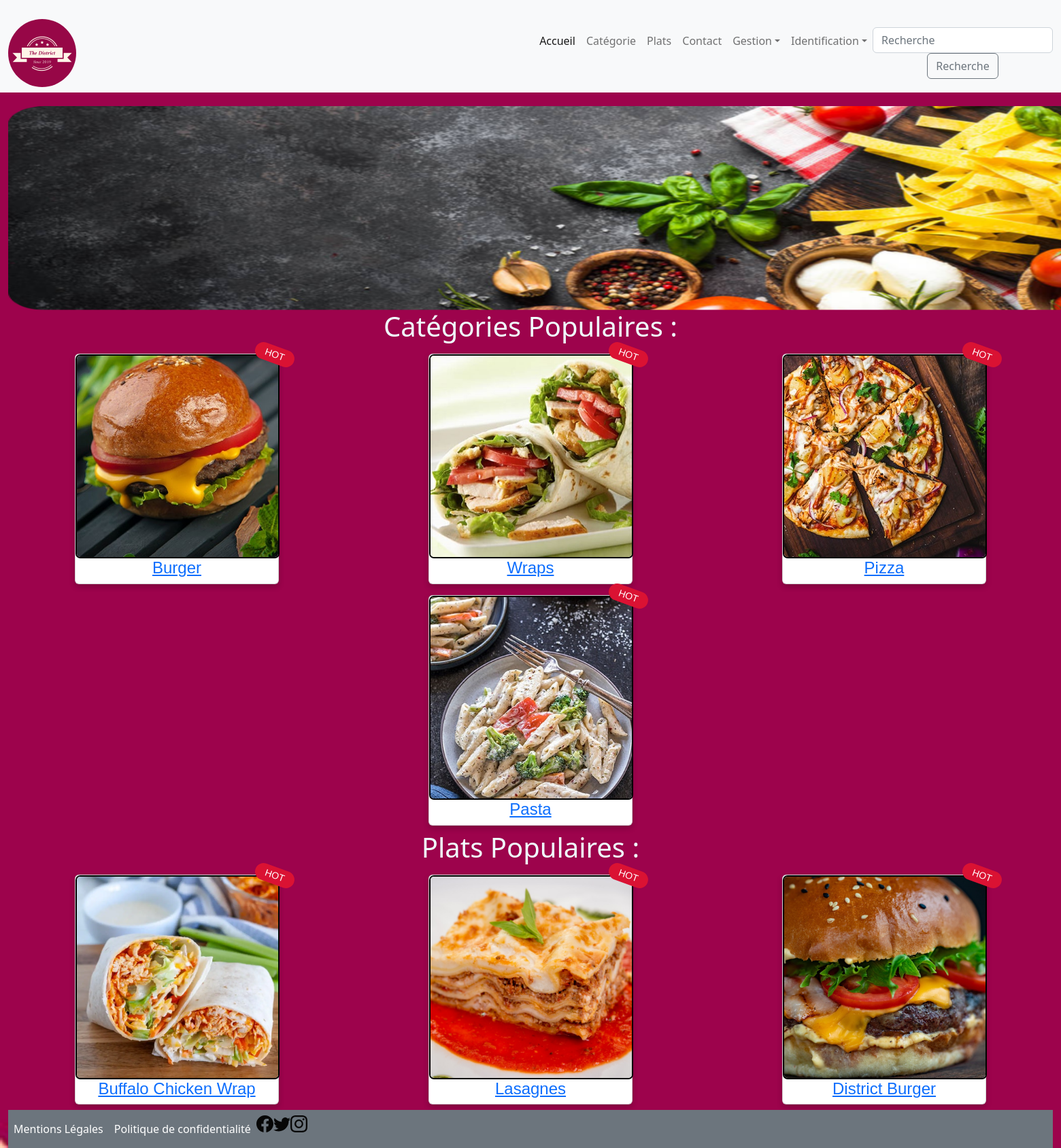
The page / on the database its author committed.
### tables this page shows
CREATE TABLE `categorie` (
  `id` int(11) NOT NULL,
  `libelle` varchar(100) NOT NULL,
  `image` varchar(255) NOT NULL,
  `active` varchar(10) NOT NULL
);

CREATE TABLE `plat` (
  `id` int(11) NOT NULL,
  `libelle` varchar(100) NOT NULL,
  `description` text NOT NULL,
  `prix` decimal(10,2) NOT NULL,
  `image` varchar(255) NOT NULL,
  `id_categorie` int(11) NOT NULL,
  `active` varchar(10) NOT NULL
);

### dao.php (called while the page is built, shortened)
<?php
function getCategorie()
{
    $db = connexionBase();
    $sql = $db->query("SELECT categorie.id, categorie.libelle, categorie.image, SUM(`quantite`)
                            FROM categorie
                        JOIN plat ON categorie.id=plat.id_categorie
                        JOIN commande On plat.id=commande.id_plat
                        GROUP BY categorie.libelle
                        ORDER BY SUM(`quantite`) DESC LIMIT 6; ");
    $categories = $sql->fetchAll(PDO::FETCH_OBJ);
    return $categories;
}
function getPlat()
{
    $db = connexionBase();
    $plat = $db->query("SELECT plat.id,`id_categorie`, `libelle`,`image`, SUM(`quantite`)
        FROM `plat`
        JOIN commande ON plat.id = commande.id_plat
         GROUP BY `libelle`ORDER BY SUM(`quantite`) DESC LIMIT 3;");
    $plats = $plat->fetchAll(PDO::FETCH_OBJ);
    return $plats;
}

### index.php (the view, shortened to what this page needs)
<?php
include('dao.php');
$cats = getCategorie();
$plats = getPlat();
include_once "Template/header.php";
include_once "Template/nav.php";
?>
<div class="container-fluid container-index ">
    <img class="promos" src="assets/images/bg2-modified.png" alt="district" title="district" width="1800" height="300" />
    <div class="row">
        <div class="col-md-12 col-sm-12">
            <h1 class="animate__animated animate__bounceInLeft">Catégories Populaires :</h1>
        </div>
        <?php foreach ($cats as $cat) :
        ?>
            <div class="col-4 my-2 mx-auto">
                <div class="card">
                    <a href="platcat.php?cat=<?= $cat->id; ?>"> <img src="assets/images/category/<?= $cat->image ?>" width="300" height="300" alt="" class="arrondie"></a>
                    <h4><a href="platcat.php?cat=<?= $cat->id; ?>"><?= $cat->libelle; ?><span class="ribbon">HOT</span></h4><a></a>
                </div>
            </div>
        <?php
        endforeach;
        ?>
        <div class="col-md-12 col-sm-12">
        <h1 class="animate__animated animate__bounceInLeft">Plats Populaires :</h1>
        </div>
        <?php foreach ($plats as $plat) :
        ?>
            <div class="col-3 my-2 mx-auto">
            <div class="card">
                <a href="platcat.php?cat=<?= $plat->id_categorie; ?>"><img src="assets/images/food/<?= $plat->image ?>" width="300" height="300" alt="" class="arrondie"></a>
                <h4><a href="commande.php?id=<?= $plat->id; ?>"><?= $plat->libelle; ?><span class="ribbon">HOT</span></h4><a></a>
            </div>
            </div>
        <?php
        endforeach;
        ?>
    </div>
    <?php
    include_once "./Template/footer.php";
    ?>

### Template/header.php (shortened to what this page needs)
<!DOCTYPE html>
<html lang="fr">
<head>
    <link href="https://cdn.jsdelivr.net/npm/bootstrap@5.2.3/dist/css/bootstrap.min.css" rel="stylesheet"
>
        <link
    rel="stylesheet"
    href="https://cdnjs.cloudflare.com/ajax/libs/animate.css/4.1.1/animate.min.css"
  />
    <link rel="stylesheet" href="assets/css/style.css">
</head>
<body>

### Template/nav.php (shortened to what this page needs)
<nav class="navbar navbar-expand-lg bg-light">
  <div class="container-fluid">
    <img src="assets/images/the_district_brand/pinterest_board_photo.png" alt="" width="100" height="100" class="rounded-circle">
    <div class="nav justify-content-center" id="navbarNav">
      <ul class="navbar-nav">
        <li class="nav-item">
          <a class="nav-link active" aria-current="page" href="index.php">Accueil</a>
        </li>
        <li class="nav-item">
          <a class="nav-link" href="categorie.php">Catégorie</a>
        </li>
        <li class="nav-item">
          <a class="nav-link" href="plat.php">Plats</a>
        </li>
        <li class="nav-item">
          <a class="nav-link" href="contact.php">Contact</a>
        </li>
          <li class="nav-item dropdown">
            <a class="nav-link dropdown-toggle" data-bs-toggle="dropdown" href="#" role="button" aria-expanded="false">Gestion</a>
          </li>
        <li class="nav-item dropdown">
          <a class="nav-link dropdown-toggle" data-bs-toggle="dropdown" href="#" role="button" aria-expanded="false">Identification</a>
        </li>
        <form action="recherche.php" role="search">
          <input class="form-control me-2" type="search" name="recherche" placeholder="Recherche" aria-label="Search">
          <button class="btn btn-outline-secondary" type="submit">Recherche</button>
        </form>
      </ul>
    </div>
  </div>
</nav>

### Template/footer.php (shortened to what this page needs)
<nav class="navbar navbar-expand-lg bg-secondary foot-nav">
    <div class="collapse navbar-collapse" id="navbarNav">
        <ul class="navbar-nav">
            <li class="nav-item">
                <a class="nav-link active text-white" aria-current="page" href="mentionlegales.php">Mentions
                    Légales</a>
            </li>
            <li class="nav-item">
                <a class="nav-link text-white" aria-current="page" href="politiqueconfi.php">Politique de confidentialité</a>
            </li>
        </ul>
    </div>
</nav>
</body>

### assets/css/style.css (style rules this page uses)
body { background-image: url('../images/peinture-murale-framboise-decohom.jpg'); background-repeat: no-repeat; background-size: cover; }
.container-index, .container-fluid { text-align: center; padding-top: 20px; width: 100%; color: rgb(7, 7, 7); }
h1, h4,h5,th,td { color: azure; }
.arrondie { border: 2px solid black; -moz-border-radius: 7px; -webkit-border-radius: 7px; border-radius: 7px; object-fit: cover; }
.card { box-shadow: 0 4px 8px 0 rgba(0, 0, 0, 0.2); max-width: 300px; margin: auto; text-align: center; font-family: arial; }
.ribbon { width: 60px; font-size: 14px; padding: 4px; position: absolute; right: -25px; top: -12px; text-align: center; border-radius: 25px; transform: rotate(20deg); background-color: #da1233; color: white; }

### rows shown on the page
categorie: image (picture), libelle "Burger"
categorie: image (picture), libelle "Wraps"
categorie: image (picture), libelle "Pizza"
categorie: image (picture), libelle "Pasta"
plat: image (picture), libelle "Buffalo Chicken Wrap"
plat: shows a picture, libelle "Lasagnes"
plat: image (picture), libelle "District Burger"
